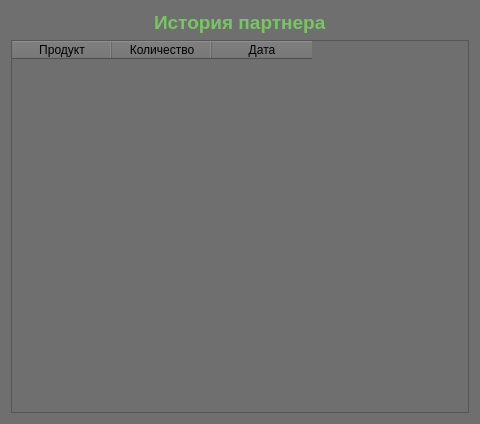
<?xml version="1.0" encoding="UTF-8"?>
<ui version="4.0">
 <class>Form</class>
 <widget class="QWidget" name="Form">
  <property name="geometry">
   <rect>
    <x>0</x>
    <y>0</y>
    <width>480</width>
    <height>424</height>
   </rect>
  </property>
  <property name="windowTitle">
   <string>История партнера</string>
  </property>
  <property name="styleSheet">
   <string notr="true">background-color: rgb(111, 111, 111);</string>
  </property>
  <layout class="QVBoxLayout" name="verticalLayout_2">
   <item>
    <layout class="QVBoxLayout" name="verticalLayout">
     <item alignment="Qt::AlignHCenter|Qt::AlignTop">
      <widget class="QLabel" name="label">
       <property name="font">
        <font>
         <pointsize>14</pointsize>
         <weight>75</weight>
         <bold>true</bold>
        </font>
       </property>
       <property name="styleSheet">
        <string notr="true">color: rgb(121, 197, 100)</string>
       </property>
       <property name="text">
        <string>История партнера</string>
       </property>
      </widget>
     </item>
     <item>
      <widget class="QTableWidget" name="tableWidget">
       <property name="editTriggers">
        <set>QAbstractItemView::NoEditTriggers</set>
       </property>
       <property name="alternatingRowColors">
        <bool>true</bool>
       </property>
       <property name="selectionMode">
        <enum>QAbstractItemView::SingleSelection</enum>
       </property>
       <property name="selectionBehavior">
        <enum>QAbstractItemView::SelectRows</enum>
       </property>
       <property name="verticalScrollMode">
        <enum>QAbstractItemView::ScrollPerPixel</enum>
       </property>
       <attribute name="verticalHeaderCascadingSectionResizes">
        <bool>false</bool>
       </attribute>
       <attribute name="verticalHeaderShowSortIndicator" stdset="0">
        <bool>false</bool>
       </attribute>
       <attribute name="verticalHeaderStretchLastSection">
        <bool>false</bool>
       </attribute>
       <column>
        <property name="text">
         <string>Продукт</string>
        </property>
       </column>
       <column>
        <property name="text">
         <string>Количество</string>
        </property>
       </column>
       <column>
        <property name="text">
         <string>Дата</string>
        </property>
       </column>
      </widget>
     </item>
    </layout>
   </item>
  </layout>
 </widget>
 <resources/>
 <connections/>
</ui>
